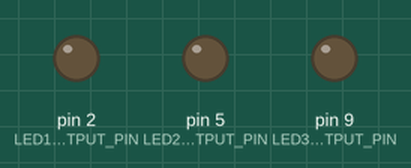
This sketch was run on a simulated Arduino Uno, built with avr-gcc and run on an emulated ATmega328P. Shown: output pins drawn as LEDs (lit = HIGH).

Above: at 0.1 s.
At 0.7 s:
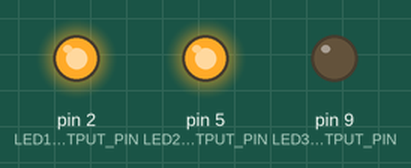
At 1.3 s:
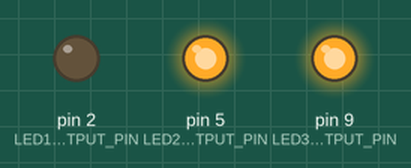
At 2.7 s:
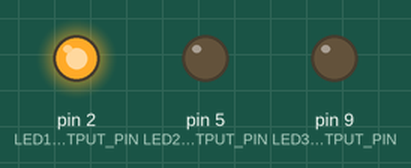
At 3.9 s:
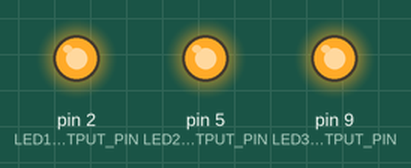
At 5.3 s:
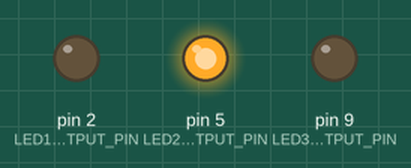
Timing chart, 0 to 5.6 s (numbered marks = the images above):
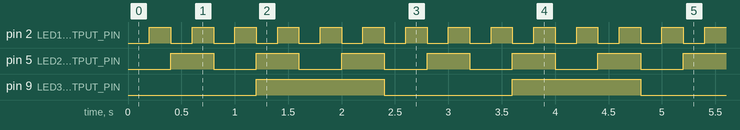

The sketch:

rateBlinkLeds.ino
```cpp
const int LED1_OUTPUT_PIN = 2;
const int LED1_INTERVAL = 200; // time in ms between blinks for LED1
unsigned long led1prevTime = 0; // the last time that LED1 was updated
int led1State = LOW; // the state of LED1 (HIGH or LOW)

const int LED2_OUTPUT_PIN = 5;
const int LED2_INTERVAL = 400; // time in ms between blinks for LED2
unsigned long led2prevTime = 0; // the last time that LED1 was updated
int led2State = LOW; // the state of LED2 (HIGH or LOW)

const int LED3_OUTPUT_PIN = 9;
const int LED3_INTERVAL = 1200; // time in ms between blinks for LED3
unsigned long led3prevTime = 0; // the last time that LED1 was updated
int led3State = LOW; // the state of LED3 (HIGH or LOW)

void setup() {
  // set output pins for LEDs
  pinMode(LED1_OUTPUT_PIN, OUTPUT);
  pinMode(LED2_OUTPUT_PIN, OUTPUT);
  pinMode(LED3_OUTPUT_PIN, OUTPUT);
}

void loop() {
  unsigned long currentTime = millis(); // get the current time

  // if the last time we updated LED1 was longer than the
  // blinking interval for LED1, then update it now
  if (currentTime - led1prevTime >= LED1_INTERVAL) {
    led1prevTime = currentTime;
    led1State = !led1State;
    digitalWrite(LED1_OUTPUT_PIN, led1State);
  }

  // if the last time we updated LED2 was longer than the
  // blinking interval for LED2, then update it now
  if (currentTime - led2prevTime >= LED2_INTERVAL) {
    led2prevTime = currentTime;
    led2State = !led2State;
    digitalWrite(LED2_OUTPUT_PIN, led2State);
  }

  // if the last time we updated LED3 was longer than the
  // blinking interval for LED3, then update it now
  if (currentTime - led3prevTime >= LED3_INTERVAL) {
    led3prevTime = currentTime;
    led3State = !led3State;
    digitalWrite(LED3_OUTPUT_PIN, led3State);
  }
}
```

Blinker.cpp
```cpp
#include "Blinker.h"

/**
* This Blinker constructor takes parameters pin and blinkInterval,
* pin specifies the output pin, and blinkInterval specifies the time
* in between each blink of the LED
*/
Blinker::Blinker(const int pin, const unsigned long blinkInterval) :
  _pin(pin), _interval(blinkInterval) // initialize const like this in C++
{
  _state = LOW;
  _prevTime = 0;
  pinMode(_pin, OUTPUT);
}

/**
* Calculates whether to toggle output state based on the set interval
* Call this function once per loop()
*/
void Blinker::update() {
  unsigned long currentTime = millis();

  if (currentTime - _prevTime >= _interval) {
    _prevTime = currentTime;
    _state = !_state;
    digitalWrite(_pin, _state);
  }
}
```

Blinker.h
```cpp
/**
 * This class toggles output between HIGH and LOW for a given pin
 * based on the provided "blink" interval
 *
 * Usage:
 *  Blinker _ledBlinker(3, 200); // blinks Pin 3 on/off every 200 ms
 *
 *  loop(){
 *    _ledBlinker.update();
 *  }
 */

#include <Arduino.h>

class Blinker{

  private:
    const int _pin;                 // output pin
    const unsigned long _interval;  // blink interval in ms

    int _state;                     // current state (either HIGH OR LOW)
    unsigned long _prevTime;        // last state toggle in ms

  public:
    Blinker(const int pin, const unsigned long blinkInterval);
    void update();
};
```

Measured:
- by itself, pin 2 (LED1_OUTPUT_PIN): alternates HIGH for 0.20 s and LOW for 0.20 s
- by itself, pin 5 (LED2_OUTPUT_PIN): alternates HIGH for 0.40 s and LOW for 0.40 s
- by itself, pin 9 (LED3_OUTPUT_PIN): alternates HIGH for 1.2 s and LOW for 1.2 s
